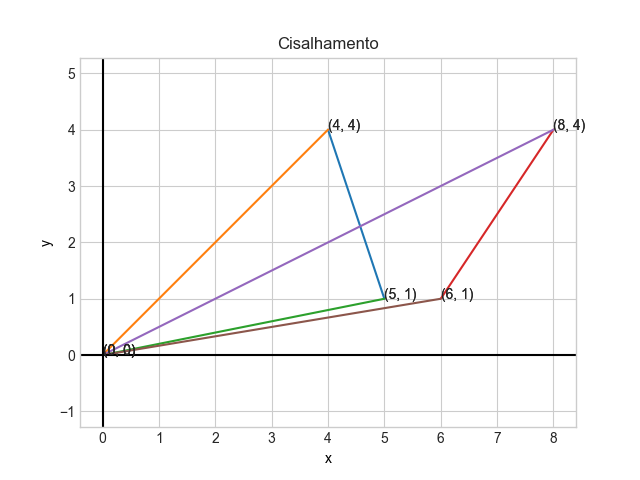

The Python source for this figure:
import matplotlib.pyplot as plt
import numpy as np
import math 

def reta(a, b):
    plt.axis('equal')
    plt.plot([a[0],b[0]], [a[1],b[1]])
    rotulos(a,b)

def retaX(a,b):
    plt.axis('equal')
    plt.plot([-a[0],-b[0]], [a[1],b[1]])
    alinha=[-a[0], a[1]]
    blinha=[-b[0], b[1]]
    rotulos(alinha, blinha)

def rotulos(a, b):
    label = f"({a[0]}, {a[1]})"
    plt.annotate(label, a)
    label = f"({b[0]}, {b[1]})"
    plt.annotate(label, b)

def cisalhamento(a, kx, ky):
    mat = [round(a[0]+kx*a[1], 1), round(ky*a[0] + a[1],1)]
    return mat
    
c=[5, 1]
b=[4,4]
a=[0,0]
plt.style.use('seaborn-whitegrid')

plt.axes()
reta(c,b)
reta(b,a)
reta(c,a)
acisa=cisalhamento(a,1,0)
bcisa=cisalhamento(b,1,0)
ccisa=cisalhamento(c,1,0)
reta(ccisa,bcisa)
reta(bcisa,acisa)
reta(ccisa,acisa)

plt.axhline(color='black')
plt.axvline(color='black')
plt.xlabel('x', color='black')
plt.ylabel('y', color='black')
plt.title('Cisalhamento')
plt.show()
